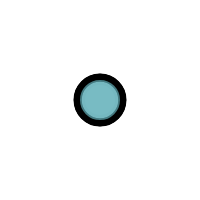
Frame 1 (no input)
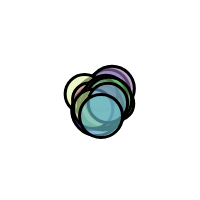
Frame 60 (no input)
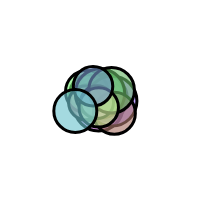
Frame 120 (the mouse pressed at the canvas centre since frame 60)

The p5.js sketch that drew these frames (run headless with seeded random() and noise() and a simulated clock; from frame 60 on, the mouse is pressed at the canvas centre):

// p5.js sketch
// ── sketch.js
function setup() {
  createCanvas(200, 200);
  list = [ball()];
  
  strokeWeight(3);
  for(let i =0; i<19; i++)
  {
    list.push(ball()); 
  }
   
  
}

function ball(){
  return {
   x:width/2,
    y:height/2,
    c: color(random(100,256),random(100,256),random(100,256),160),
    size:random(30,50)
    
    
    
    
  }
}

function mousePressed(){
 for(let b of list)
  {
   b.x = mouseX;
    b.y = mouseY;
  }
}

function draw() {
  background(255);
  
  for(let b of list)
  {
     fill(b.c);
     ellipse(b.x,b.y,b.size,b.size);
    
     let angle = random(TWO_PI);
     let dx = 1.5*cos(angle);
     let dy = 1.5*sin(angle);
    
    b.x += dx;
    b.y += dy;
  }
}
